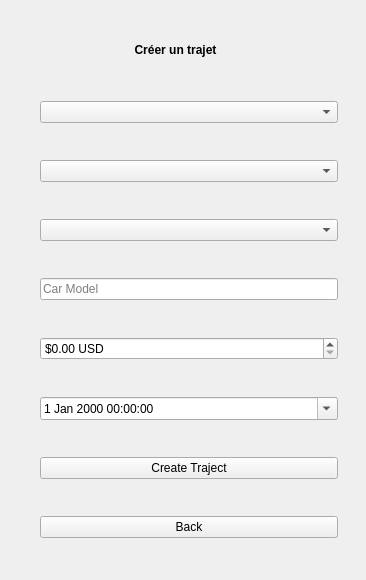
<?xml version="1.0" encoding="UTF-8"?>
<ui version="4.0">
 <class>DriverCreateTrip</class>
 <widget class="QWidget" name="DriverCreateTrip">
  <property name="geometry">
   <rect>
    <x>0</x>
    <y>0</y>
    <width>366</width>
    <height>580</height>
   </rect>
  </property>
  <property name="windowTitle">
   <string>Dialog</string>
  </property>
  <widget class="QWidget" name="verticalLayoutWidget">
   <property name="geometry">
    <rect>
     <x>40</x>
     <y>70</y>
     <width>298</width>
     <height>502</height>
    </rect>
   </property>
   <layout class="QVBoxLayout" name="verticalLayout">
    <item>
     <widget class="QComboBox" name="StartOfTrip">
      <property name="placeholderText">
       <string>Départ</string>
      </property>
     </widget>
    </item>
    <item>
     <widget class="QComboBox" name="DestinationOfTrip">
      <property name="placeholderText">
       <string>Destination</string>
      </property>
     </widget>
    </item>
    <item>
     <widget class="QComboBox" name="NombrePlaces">
      <property name="placeholderText">
       <string>Places</string>
      </property>
     </widget>
    </item>
    <item>
     <widget class="QLineEdit" name="carModelEdit">
      <property name="placeholderText">
       <string>Car Model</string>
      </property>
     </widget>
    </item>
    <item>
     <widget class="QDoubleSpinBox" name="priceSpinBox">
      <property name="prefix">
       <string>$</string>
      </property>
      <property name="suffix">
       <string> USD</string>
      </property>
      <property name="decimals">
       <number>2</number>
      </property>
      <property name="minimum">
       <double>0.000000000000000</double>
      </property>
     </widget>
    </item>
    <item>
     <widget class="QDateTimeEdit" name="dateTimeEdit">
      <property name="dateTime">
       <datetime>
        <hour>0</hour>
        <minute>0</minute>
        <second>0</second>
        <year>2000</year>
        <month>1</month>
        <day>1</day>
       </datetime>
      </property>
      <property name="calendarPopup">
       <bool>true</bool>
      </property>
     </widget>
    </item>
    <item>
     <widget class="QPushButton" name="CreateTrajectButton">
      <property name="text">
       <string>Create Traject</string>
      </property>
     </widget>
    </item>
    <item>
     <widget class="QPushButton" name="backBtn">
      <property name="text">
       <string>Back</string>
      </property>
     </widget>
    </item>
   </layout>
  </widget>
  <widget class="QLabel" name="label">
   <property name="geometry">
    <rect>
     <x>110</x>
     <y>40</y>
     <width>131</width>
     <height>20</height>
    </rect>
   </property>
   <property name="text">
    <string>&lt;html&gt;&lt;head/&gt;&lt;body&gt;&lt;p align=&quot;center&quot;&gt;&lt;span style=&quot; font-weight:700;&quot;&gt;Créer un trajet&lt;/span&gt;&lt;/p&gt;&lt;/body&gt;&lt;/html&gt;</string>
   </property>
  </widget>
 </widget>
 <resources/>
 <connections/>
</ui>
